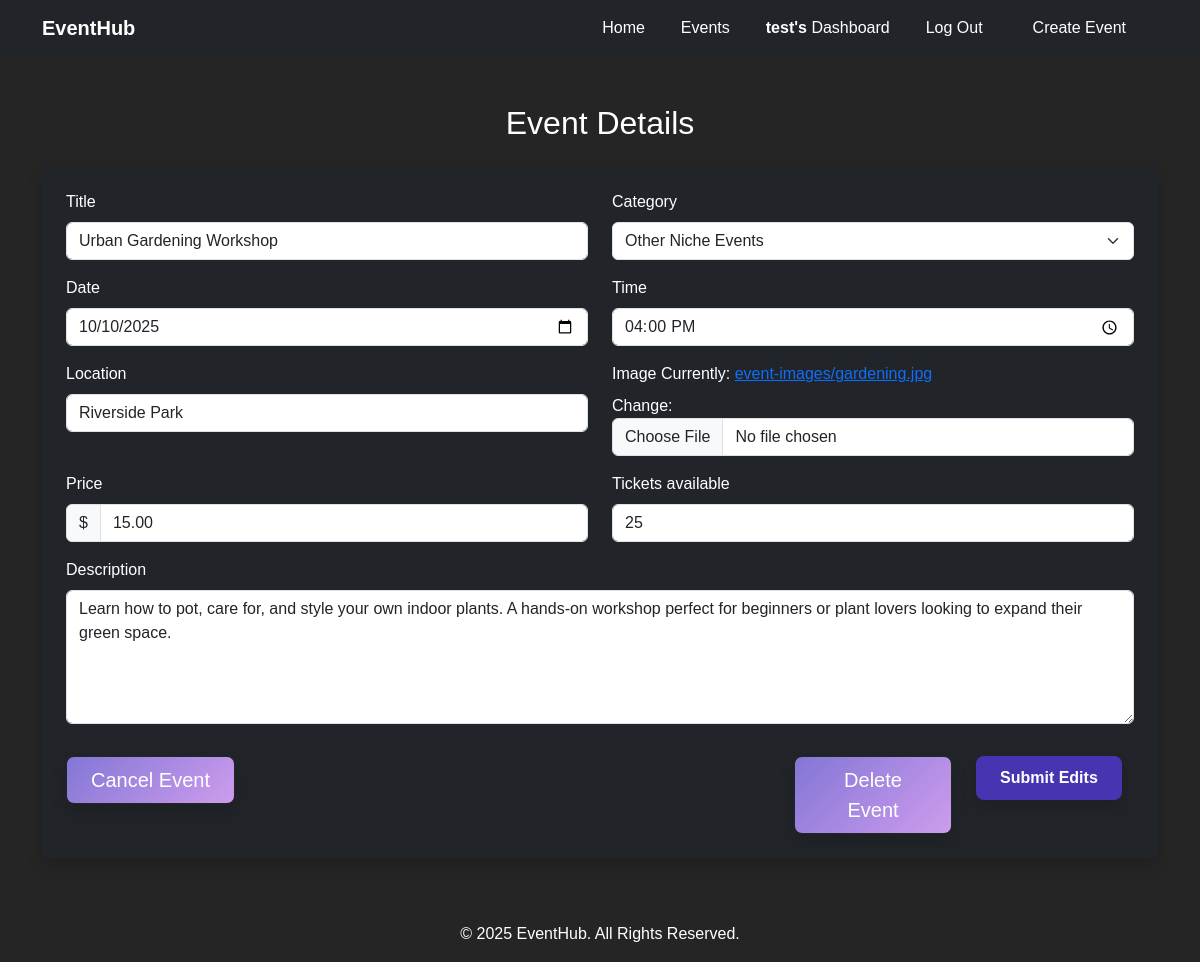
The app's page /dashboard/organizer/edit/8 (signed in) with its own data.
### events/models.py (models this page shows, shortened)
class User(AbstractUser):
    is_organizer = models.BooleanField(default=False)
    is_attendee = models.BooleanField(default=False)
    interests = models.TextField(blank=True, help_text="Comma seperated list of event Categories")

class Event(models.Model):
    CATEGORY_CHOICES = [
        ('arts', 'Arts and Culture'),
        ('education', 'Education and Workshops'),
        ('sports', 'Sports and Fitness'),
        ('social', 'Social and Networking'),
        ('food', 'Food and Drink'),
        ('entertainment', 'Entertainment'),
        ('technology', 'Technology and Innovation'),
        ('family', 'Family and Kids'),
        ('religious', 'Religious and Spiritual'),
        ('holidays', 'Holidays and Seasonal'),
        ('business', 'Business and Corporate'),
        ('health', 'Health and Wellness'),
        ('niche', 'Other Niche Events'),
    ]
    STATUS_CHOICES = [
        ("active", "Active"),
        ("canceled", "Canceled"),
        ("sold_out", "Sold Out"),
        ("past" , "Compeleted")
    ]
    title = models.CharField(max_length=200)
    description = models.TextField()
    category = models.CharField(max_length=50, choices=CATEGORY_CHOICES, default='arts')
    organizer = models.ForeignKey(User, on_delete=models.CASCADE, related_name="events")
    location = models.CharField(max_length=200)
    date = models.DateField()
    time = models.TimeField()
    image = models.ImageField(upload_to='event-images/')
    status = models.CharField(max_length=50, choices=STATUS_CHOICES, default='active')
    tickets_available = models.IntegerField( default = 0)
    price = models.DecimalField(max_digits=8, decimal_places=2, default=0.0)
    created_at = models.DateTimeField(auto_now_add=True)
    updated_at = models.DateTimeField(auto_now_add=True)

### events/views.py (the view)
# urls.py: path('dashboard/organizer/edit/<int:event_id>', views.edit_event_view, name="edit_event"),
@organizer_required
def edit_event_view(request, event_id):
    event = get_object_or_404(Event, id = int(event_id))
    if request.method == "POST":
        action = request.POST.get("action")
        if  action == "delete":
            event.delete()
            return HttpResponseRedirect(reverse('organizer'))
        event_form = EventForm(request.POST, instance=event)
        if request.POST.get("statusChange"):
            event.status = request.POST.get("statusChange")
        if event_form.is_valid():
            event_form.save()
            messages.success(request, f"The edits were applied successfully.")
            return HttpResponseRedirect(reverse('event', args=(event_id,)))
        return render(request, "events/edit.html", {
            "form" : event_form,
            "event" : event
        })
    else:
        if event.organizer != request.user:
            messages.warning(request, f"Only Organizers can edit Events.")
        event_form = EventForm(instance=event)
        return render(request, "events/edit.html", {
            "form" : event_form,
            "event" : event
        })

### events/helper.py (called while the page is built)
def organizer_required(view_func):
    @wraps(view_func)
    def _wrapped_view(request, *args, **kwargs):
        if not request.user.is_authenticated:
            return redirect('login')
        if not request.user.is_organizer:
            raise PermissionDenied("Sorry, This page is only accessible for organizers .")
        return view_func(request, *args, **kwargs)
    return _wrapped_view

### events/templates/events/edit.html (shortened to what this page needs)
{% extends "events/layout.html" %}
{% block body %}
  <section class="create-event-form py-5">
    <div class="container">
      <h2 class="text-center mb-4">Event Details</h2>
      <form method="post" enctype="multipart/form-data" class="p-4 bg-dark text-white rounded shadow">
        <div class="row mb-3">
            <div class="col-md-6">
                <label for="eventTitle" class="form-label">{{ form.title.label }}</label>
                {{ form.title }}
            </div>
            <div class="col-md-6">
                <label for="eventCategory" class="form-label">{{ form.category.label }}</label>
                {{ form.category }}
            </div>
        </div>
        <div class="row mb-3">
            <div class="col-md-6">
                <label for="eventDate" class="form-label">{{ form.date.label }}</label>
                {{ form.date }}
            </div>
            <div class="col-md-6">
                <label for="eventTime" class="form-label">{{ form.time.label }}</label>
                {{ form.time }}
            </div>
        </div>
        <div class="row mb-3">
            <div class="col-md-6">
                <label for="eventLocation" class="form-label">{{ form.location.label }}</label>
                {{ form.location }}
            </div>
            <div class="col-md-6">
                <label for="eventImage" class="form-label">{{ form.image.label }}</label>
                {{ form.image }}
            </div>
        </div>
        <div class="row mb-3">
            <div class="col-md-6">
                <label for="eventPrice" class="form-label">{{ form.price.label }}</label>
                <div class="input-group">
                    <span class="input-group-text">$</span>
                    {{ form.price }}
                </div>
            </div>
            <div class="col-md-6">
                <label for="eventCapacity" class="form-label">{{ form.tickets_available.label }}</label>
                {{ form.tickets_available }}
            </div>
        </div>
        <div class="mb-3">
            <label for="eventDescription" class="form-label">{{ form.description.label }}</label>
            {{ form.description }}
        </div>
        <div class="row">
            <div class="col-3 mt-3">
                {% if event.status == "active" %}
                    <button type="submit" name="statusChange" value="canceled" class="btn btn-lg btn-warning px-4 shadow main-btn">Cancel Event</button>
                {% elif event.status == "canceled" %}
                    <button type="submit" name="statusChange" value="active" class="btn btn-lg btn-success px-4 shadow main-btn">Reactivate Event</button>
                {% endif %}
            </div>
            <div class="col-5">
            </div>
            <div class="col-2 mt-3">
                <button type="submit" name="action" value="delete" class="btn btn-lg btn-danger px-4 shadow main-btn">Delete Event</button>
            </div>
            <div class="col-2 mt-3">
                <button type="submit" name="action" value="edit" class="btn btn-lg btn-primary px-4 shadow main-btn">Submit Edits</button>
            </div>
        </div>
    </form>
    </div>
  </section>
{% endblock %}

### events/templates/events/layout.html (shortened to what this page needs)
{% load static %}
<!DOCTYPE html>
<html lang="en">
<head>
    <link rel="stylesheet" href="https://cdnjs.cloudflare.com/ajax/libs/font-awesome/6.4.2/css/all.min.css">
    <link href="https://cdn.jsdelivr.net/npm/bootstrap@5.3.3/dist/css/bootstrap.min.css" rel="stylesheet">
    <link rel="stylesheet" href="{% static 'events/styles/styles.css' %}">
</head>
<body>
  <nav class="navbar navbar-dark bg-dark navbar-expand-lg">
    <div class="container">
      <a class="navbar-brand" href="#">EventHub</a>
      <div class="collapse navbar-collapse" id="navbarNav">
        <ul class="navbar-nav ms-auto">
          <li class="nav-item">
            <a class="nav-link active" href="{% url 'index' %}">Home</a>
          </li>
          <li class="nav-item">
            <a class="nav-link" href="{% url 'index' %}#allEvents" id="showAllEvents">Events</a>
          </li>
          {% if request.user.is_authenticated %}
            {% if user.is_organizer %}
              <li class="nav-item">
                <a class="nav-link" href="{% url 'organizer' %}"> <span class="fw-bold">{{request.user.username}}'s </span>Dashboard</a>
              </li>
            {% endif %}
              <li class="nav-item">
                <a class="nav-link" href="{% url 'logout' %}">Log Out</a>
              </li>
          {% else %}
            <li class="nav-item">
              <a class="nav-link" href="{% url 'login' %}">Log In</a>
            </li>
          {% endif %}
          <li class="nav-item px-4">
            <a class="nav-link"
            id="create" href="{% url 'create' %}">Create Event</a>
          </li>
        </ul>
      </div>
    </div>
  </nav>
{% block body %}
{% endblock %}
  <footer class=" py-3">
    <div class="container text-center">
      <p>&copy; 2025 EventHub. All Rights Reserved.</p>
    </div>
  </footer>
</body>
</html>

### events/static/events/styles/styles.css (style rules this page uses)
html, body { overflow-x: hidden !important; }
* { box-sizing: border-box; margin: 0; padding: 0; }
body { min-height: 100vh; margin: 0; font-family: "Poppins", sans-serif; color: #ffffff; background-color: #252525; box-sizing: border-box; width: 100%; }
.navbar { background-color: rgba(0, 0, 0, 0.3); -webkit-backdrop-filter: blur(40px); backdrop-filter: blur(40px); width: 100%; z-index: 10; min-height: -moz-max-content; min-height: max-content; }
.navbar .navbar-brand { color: #ffffff; font-weight: bold; }
.navbar .nav-item { padding-inline: 10px; }
.navbar .nav-link, .navbar .nav-link.active { color: #ffffff !important; }
.navbar #create { color: #f8f9fa; }
footer { background-color: #252525; color: #ffffff; text-align: center; }
footer p { margin: 0; }
.main-btn { background: linear-gradient(135deg, rgb(131.1739130435, 118.0173913043, 213.9826086957), rgb(204.8571428571, 156.1071428571, 236.8928571429)); color: #fff; border-color: #252525; }
.btn-primary { background: #4635B1; border: none; padding: 10px 20px; border-radius: 8px; color: #ffffff; font-size: 1rem; font-weight: bold; cursor: pointer; transition: all 0.3s ease; text-decoration: none; text-align: center; }

### records on screen
User: user.username "test"
Event: title "Urban Gardening Workshop", category "Other Niche Events", date "10/10/2025", time "16:00:00", location "Riverside Park", price "15.00", tickets_available "25", description "Learn how to pot, care for, and style your own indoor plants. A hands-on workshop perfect for beginners or plant lovers looking to expand their green space."
